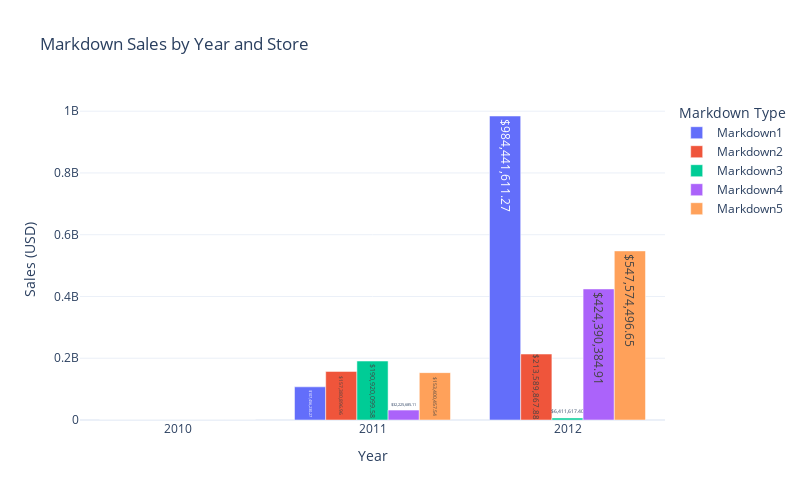

Notebook code cell kept with this figure:
### Code cell
# THIS CHART IS FOR MARKDOWN SALES BY YEAR, WITH A GROUPED BAR CHART
# Plot using Plotly

# Create a list of the years as a string for a clean display.
# Otherwise, Plotly can interpret the values as integers and try
# to format them as such.
years = df['year'].astype(str).tolist()

# Initialize an empty Figure container for the plot
fig = go.Figure()

# Here's where the meat of the bar chart is assembled.
# Loop through the markdowns and add a bar for each, for
# each year.
# The add_trace() function takes a go.Bar() parameter which
# supplies all the data for that particular trace object.
for col in ['markdown1','markdown2','markdown3','markdown4','markdown5']:
    fig.add_trace(
        go.Bar(
            x=years,
            y=df[col],
            name=col.capitalize(),  # Show as "Markdown1", etc
            text=[f"${val:,.2f}" for val in df[col]],
            hovertemplate='%{text}<extra></extra>'
        )
    )

fig.update_layout(
    title="Markdown Sales by Year and Store",
    xaxis_title="Year",
    yaxis_title="Sales (USD)",
    barmode="group",
    template="plotly_white",
    legend_title="Markdown Type",
    height=500,
    width=800
)

fig.show()

### Figure 1 — Plotly figure (JSON) as saved in the notebook; plotly's stock layout.template omitted (floating-point values rounded to 4 significant figures)
{"data": [{"hovertemplate": "%{text}<extra></extra>", "name": "Markdown1", "text": ["$0.00", "$107,456,230.27", "$984,441,611.27"], "type": "bar", "x": ["2010", "2011", "2012"], "y": [0.0, 107500000.0, 984400000.0]}, {"hovertemplate": "%{text}<extra></extra>", "name": "Markdown2", "text": ["$0.00", "$157,380,896.96", "$213,589,867.88"], "type": "bar", "x": ["2010", "2011", "2012"], "y": [0.0, 157400000.0, 213600000.0]}, {"hovertemplate": "%{text}<extra></extra>", "name": "Markdown3", "text": ["$0.00", "$190,920,099.58", "$6,411,617.40"], "type": "bar", "x": ["2010", "2011", "2012"], "y": [0.0, 190900000.0, 6412000.0]}, {"hovertemplate": "%{text}<extra></extra>", "name": "Markdown4", "text": ["$0.00", "$32,225,685.11", "$424,390,384.91"], "type": "bar", "x": ["2010", "2011", "2012"], "y": [0.0, 32230000.0, 424400000.0]}, {"hovertemplate": "%{text}<extra></extra>", "name": "Markdown5", "text": ["$0.00", "$153,400,457.54", "$547,574,496.65"], "type": "bar", "x": ["2010", "2011", "2012"], "y": [0.0, 153400000.0, 547600000.0]}], "layout": {"barmode": "group", "height": 500, "legend": {"title": {"text": "Markdown Type"}}, "title": {"text": "Markdown Sales by Year and Store"}, "width": 800, "xaxis": {"title": {"text": "Year"}}, "yaxis": {"title": {"text": "Sales (USD)"}}}}
